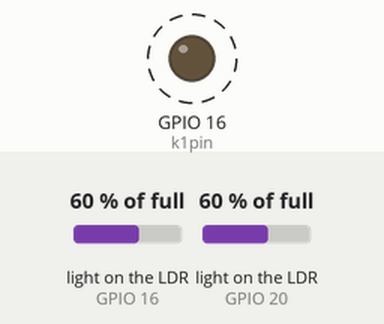
Recording of a program running on a simulated Raspberry Pi (BCM pin numbers). On the bench: output pins drawn as LEDs (lit = HIGH). Dashed ring = blinking. Inputs (shaded band) come from the test bench; at power-on: light on the LDR (sensors on GPIO 16, GPIO 20) 60 % of full. The capacitor on the light-sensor pin charges in 0.2 + 60·(1 − level)² ms. At 7.5 s the program stops and its outputs stay as they are.

Above: at 0.15 s.
Timing chart, 0 to 3.0 s (numbered marks = the images above):
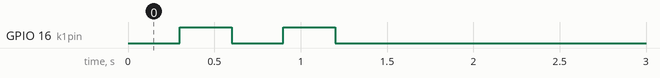

The program:

hdmi_backlight_off.py
```python
import RPi.GPIO as gpio
from time import sleep

backlight = False

gpio.setmode(gpio.BCM)

k1pin = 16
k2pin = 19
k3pin = 20
k4pin = 26

gpio.setup(k1pin, gpio.OUT)
gpio.output(k1pin, 0)
sleep(0.3)
gpio.output(k1pin, 1)
sleep(0.3)
gpio.output(k1pin, 0)
sleep(0.3)
gpio.output(k1pin, 1)
sleep(0.3)
gpio.output(k1pin, 0)
sleep(0.3)
gpio.setup(k1pin, gpio.IN)

if backlight:
    gpio.setup(k2pin, gpio.OUT)
    gpio.output(k2pin, 0)
    sleep(6)
    gpio.setup(k2pin, gpio.IN)
else:
    gpio.setup(k3pin, gpio.OUT)
    gpio.output(k3pin, 0)
    sleep(6)
    gpio.setup(k3pin, gpio.IN)
```

Measured:
- by itself, GPIO 16 (k1pin): alternates HIGH for 0.30 s and LOW for 0.30 s, 4 changes in all, then stays LOW
